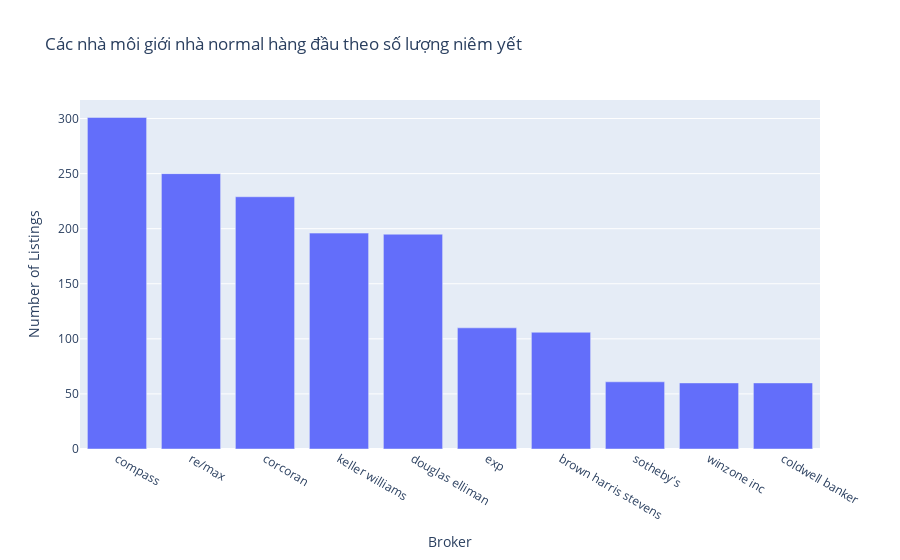

Notebook code cell kept with this figure:
### Code cell
top_brokers = df_normal['BROKERTITLE'].value_counts().nlargest(10).reset_index()
top_brokers.columns = ['BROKERTITLE', 'LISTINGS_COUNT']

fig = px.bar(top_brokers, x='BROKERTITLE', y='LISTINGS_COUNT',
             title=" Các nhà môi giới nhà normal hàng đầu theo số lượng niêm yết",
             labels={'LISTINGS_COUNT': 'Number of Listings', 'BROKERTITLE': 'Broker'})
fig.show()

### Figure 1 — Plotly figure (JSON) as saved in the notebook; plotly's stock layout.template omitted (floating-point values rounded to 4 significant figures)
{"data": [{"hovertemplate": "Broker=%{x}<br>Number of Listings=%{y}<extra></extra>", "legendgroup": "", "marker": {"color": "#636efa", "pattern": {"shape": ""}}, "name": "", "orientation": "v", "showlegend": false, "textposition": "auto", "type": "bar", "x": ["compass", "re/max", "corcoran", "keller williams", "douglas elliman", "exp", "brown harris stevens", "sotheby's", "winzone inc", "coldwell banker"], "xaxis": "x", "y": [301, 250, 229, 196, 195, 110, 106, 61, 60, 60], "yaxis": "y"}], "layout": {"barmode": "relative", "legend": {"tracegroupgap": 0}, "title": {"text": " Các nhà môi giới nhà normal hàng đầu theo số lượng niêm yết"}, "xaxis": {"anchor": "y", "domain": [0, 1], "title": {"text": "Broker"}}, "yaxis": {"anchor": "x", "domain": [0, 1], "title": {"text": "Number of Listings"}}}}
